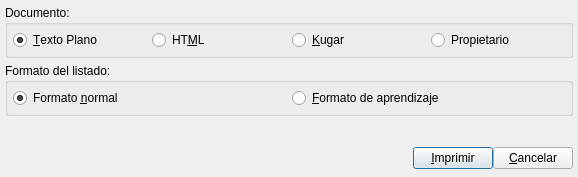
<ui version="4.0" >
 <class>DiarioPrintBase</class>
 <widget class="QDialog" name="DiarioPrintBase" >
  <property name="geometry" >
   <rect>
    <x>0</x>
    <y>0</y>
    <width>578</width>
    <height>177</height>
   </rect>
  </property>
  <property name="windowTitle" >
   <string>Impresion del Diario</string>
  </property>
  <layout class="QVBoxLayout" >
   <property name="margin" >
    <number>5</number>
   </property>
   <property name="spacing" >
    <number>5</number>
   </property>
   <item>
    <widget class="QGroupBox" name="groupBox_2" >
     <property name="title" >
      <string>Documento:</string>
     </property>
     <layout class="QHBoxLayout" >
      <property name="margin" >
       <number>5</number>
      </property>
      <property name="spacing" >
       <number>5</number>
      </property>
      <item>
       <widget class="QRadioButton" name="radiotexto" >
        <property name="text" >
         <string>&amp;Texto Plano</string>
        </property>
        <property name="checked" >
         <bool>true</bool>
        </property>
       </widget>
      </item>
      <item>
       <widget class="QRadioButton" name="radiohtml" >
        <property name="mouseTracking" >
         <bool>false</bool>
        </property>
        <property name="text" >
         <string>HT&amp;ML</string>
        </property>
        <property name="autoRepeat" >
         <bool>false</bool>
        </property>
       </widget>
      </item>
      <item>
       <widget class="QRadioButton" name="radiokugar" >
        <property name="mouseTracking" >
         <bool>false</bool>
        </property>
        <property name="text" >
         <string>&amp;Kugar</string>
        </property>
        <property name="autoRepeat" >
         <bool>false</bool>
        </property>
       </widget>
      </item>
      <item>
       <widget class="QRadioButton" name="radiopropietario" >
        <property name="mouseTracking" >
         <bool>false</bool>
        </property>
        <property name="text" >
         <string>Propietario</string>
        </property>
        <property name="autoRepeat" >
         <bool>false</bool>
        </property>
       </widget>
      </item>
     </layout>
    </widget>
   </item>
   <item>
    <widget class="QGroupBox" name="groupBox" >
     <property name="title" >
      <string>Formato del listado:</string>
     </property>
     <layout class="QHBoxLayout" >
      <property name="margin" >
       <number>5</number>
      </property>
      <property name="spacing" >
       <number>5</number>
      </property>
      <item>
       <widget class="QRadioButton" name="radionormal" >
        <property name="text" >
         <string>Formato &amp;normal</string>
        </property>
        <property name="checked" >
         <bool>true</bool>
        </property>
       </widget>
      </item>
      <item>
       <widget class="QRadioButton" name="radioaprendizaje" >
        <property name="text" >
         <string>&amp;Formato de aprendizaje</string>
        </property>
       </widget>
      </item>
     </layout>
    </widget>
   </item>
   <item>
    <spacer>
     <property name="orientation" >
      <enum>Qt::Vertical</enum>
     </property>
     <property name="sizeType" >
      <enum>QSizePolicy::Expanding</enum>
     </property>
     <property name="sizeHint" >
      <size>
       <width>568</width>
       <height>16</height>
      </size>
     </property>
    </spacer>
   </item>
   <item>
    <layout class="QHBoxLayout" >
     <property name="margin" >
      <number>0</number>
     </property>
     <property name="spacing" >
      <number>0</number>
     </property>
     <item>
      <spacer>
       <property name="orientation" >
        <enum>Qt::Horizontal</enum>
       </property>
       <property name="sizeType" >
        <enum>QSizePolicy::Expanding</enum>
       </property>
       <property name="sizeHint" >
        <size>
         <width>384</width>
         <height>27</height>
        </size>
       </property>
      </spacer>
     </item>
     <item>
      <widget class="QPushButton" name="pushButton1" >
       <property name="text" >
        <string>&amp;Imprimir</string>
       </property>
       <property name="default" >
        <bool>true</bool>
       </property>
      </widget>
     </item>
     <item>
      <widget class="QPushButton" name="pushButton2" >
       <property name="text" >
        <string>&amp;Cancelar</string>
       </property>
      </widget>
     </item>
    </layout>
   </item>
  </layout>
 </widget>
 <layoutdefault spacing="6" margin="11" />
 <resources/>
 <connections>
  <connection>
   <sender>pushButton2</sender>
   <signal>clicked()</signal>
   <receiver>DiarioPrintBase</receiver>
   <slot>close()</slot>
   <hints>
    <hint type="sourcelabel" >
     <x>441</x>
     <y>235</y>
    </hint>
    <hint type="destinationlabel" >
     <x>419</x>
     <y>183</y>
    </hint>
   </hints>
  </connection>
  <connection>
   <sender>pushButton1</sender>
   <signal>clicked()</signal>
   <receiver>DiarioPrintBase</receiver>
   <slot>accept()</slot>
   <hints>
    <hint type="sourcelabel" >
     <x>535</x>
     <y>239</y>
    </hint>
    <hint type="destinationlabel" >
     <x>524</x>
     <y>190</y>
    </hint>
   </hints>
  </connection>
 </connections>
</ui>
